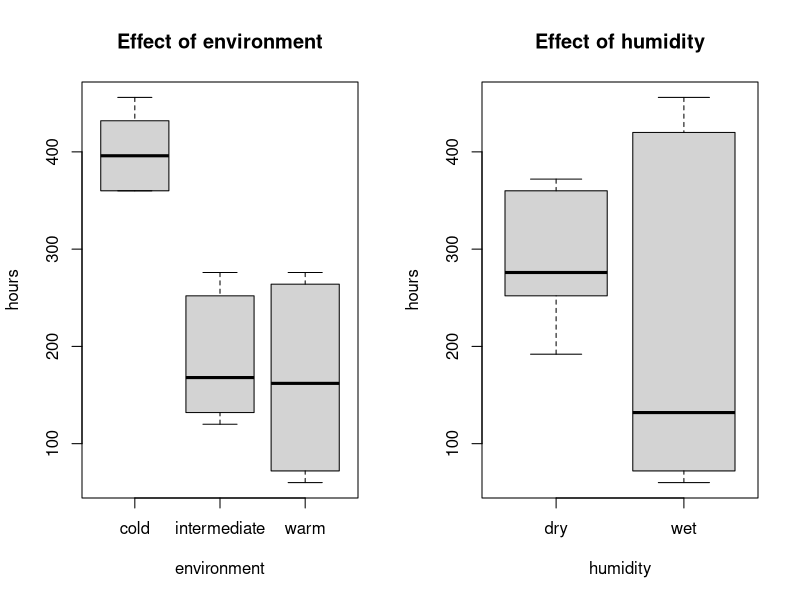
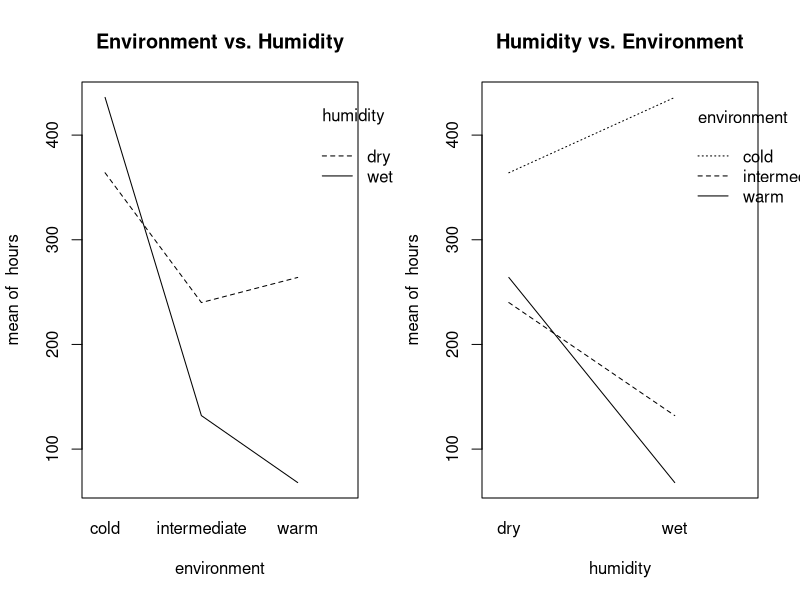
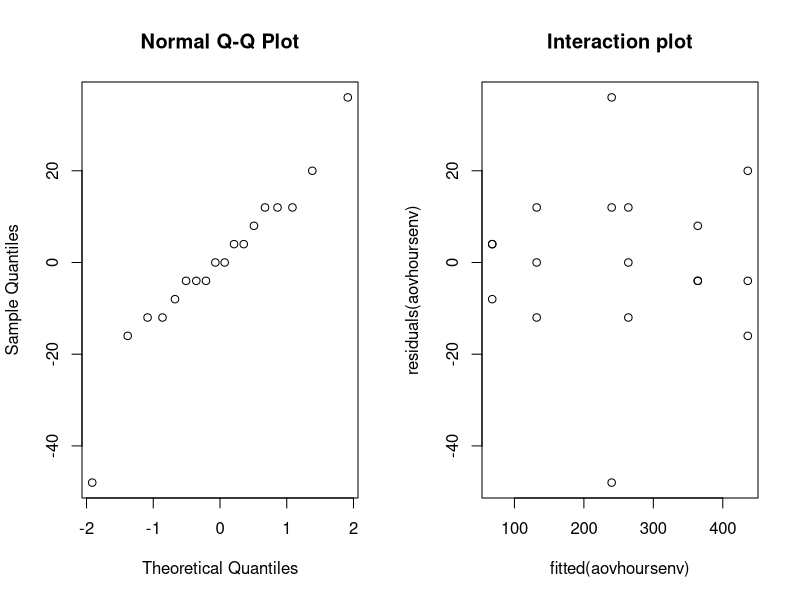
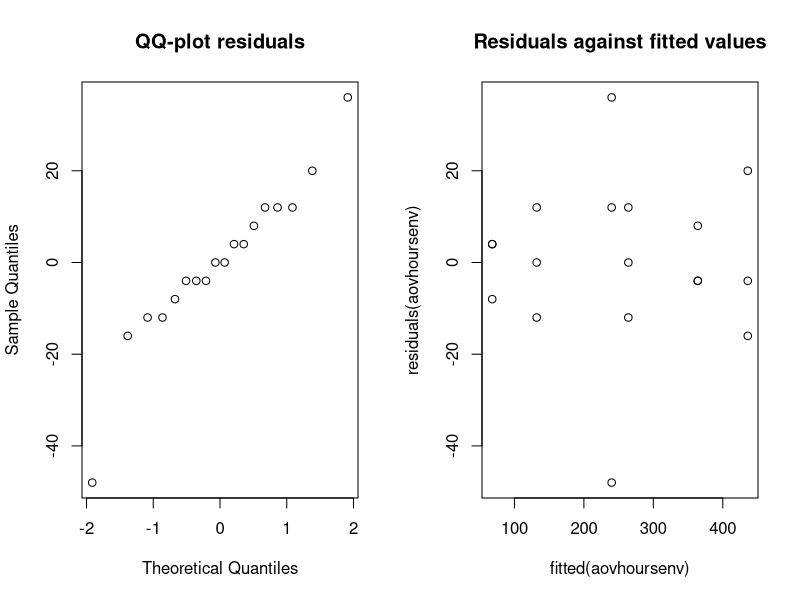
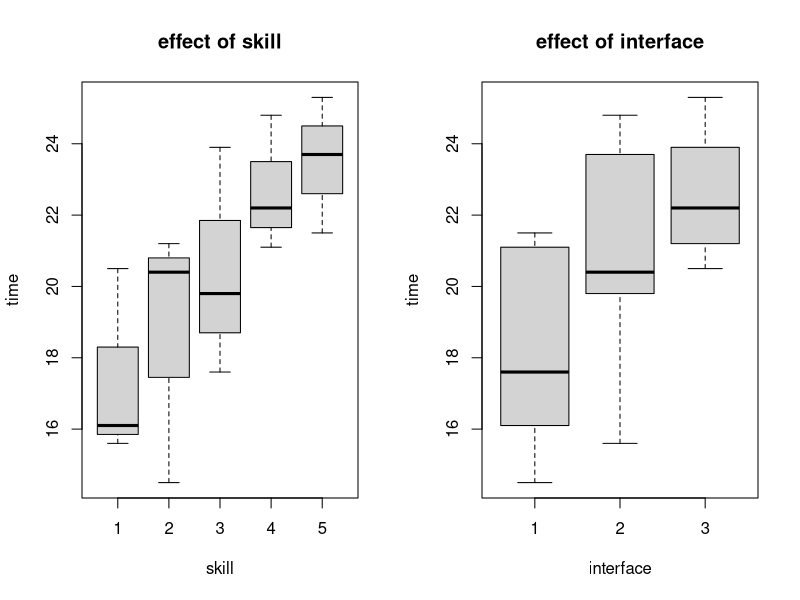
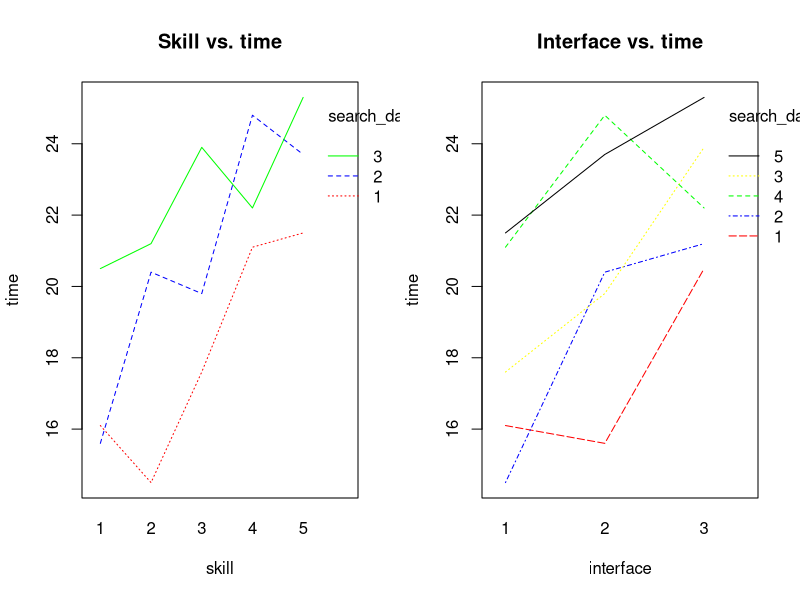
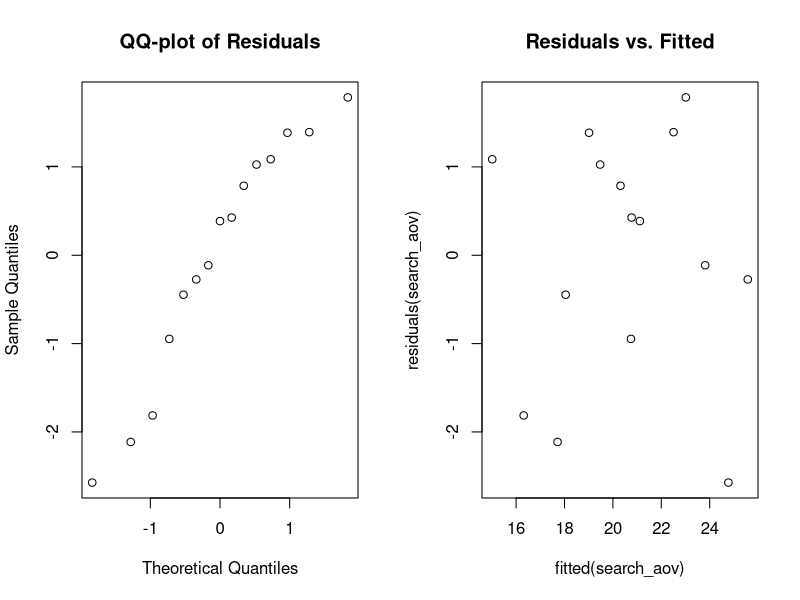
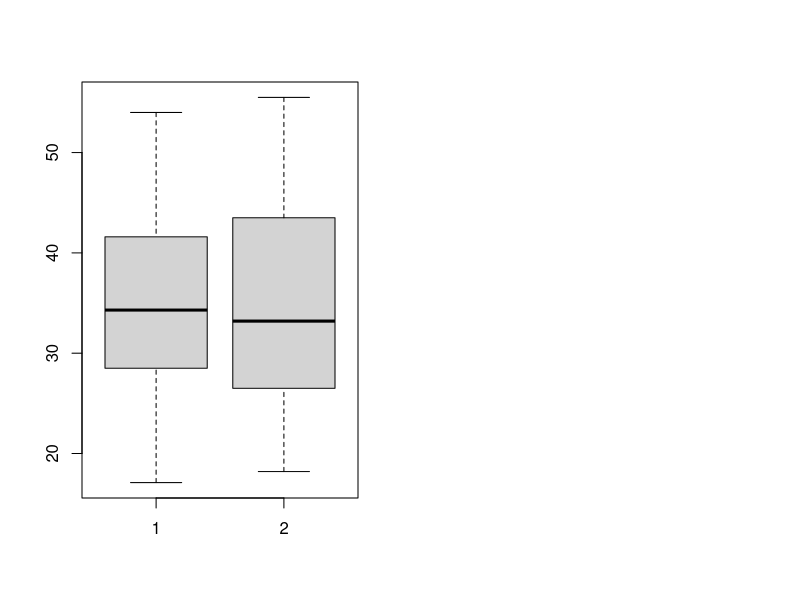

Write R code to recreate these figures, in order.
## ---- chunk 1
knitr::opts_chunk$set(echo = TRUE)
## ---- chunk 2
library("car")
bread = read.table(file="bread.txt", header=TRUE, sep=" ")
attach(bread)
## ---- chunk 3
env=3; hum=2; N=3
rbind(rep(1:env,each=N*hum),rep(1:hum,N*env),sample(1:(N*env*hum)))
## ---- chunk 4
par(mfrow=c(1,2))
boxplot(hours~environment, main = "Effect of environment")
boxplot(hours~humidity, main = "Effect of humidity")
## ---- chunk 5
par(mfrow=c(1,2))
interaction.plot(environment,humidity,hours, main="Environment vs. Humidity")
interaction.plot(humidity,environment,hours, main="Humidity vs. Environment")
## ---- chunk 6
aovhoursenv=lm(hours~environment*humidity)
anova_hours = anova(aovhoursenv)
anova_hours
summary(anova_hours)
## ---- chunk 7
par(mfrow=c(1,2))
qqnorm(residuals(aovhoursenv))
plot(fitted(aovhoursenv),residuals(aovhoursenv), main='Interaction plot')
## ---- chunk 8
par(mfrow=c(1,2))
qqnorm(residuals(aovhoursenv),main = "QQ-plot residuals"); 
plot(fitted(aovhoursenv),residuals(aovhoursenv), main = "Residuals against fitted values")
## ---- chunk 9
shapiro.test(residuals(aovhoursenv))
## ---- chunk 10
I=3;B=5;N=1
for(i in 1:B) print(sample(1:(N*I)))
## ---- chunk 11
search_data = read.delim("search.txt", header=T, sep="")
par(mfrow=c(1,2))
boxplot(time~skill, main="effect of skill", data=search_data)
boxplot(time~interface, main="effect of interface", data=search_data)
## ---- chunk 12
par(mfrow=c(1,2))
interaction.plot(search_data$skill, search_data$interface, search_data$time, col = c('red', 'blue', 'green'), main = "Skill vs. time" ,xlab="skill" ,ylab="time")
interaction.plot(search_data$interface, search_data$skill, search_data$time, col = c('red', 'blue', 'yellow', 'green', 'black'), main = "Interface vs. time", xlab="interface", ylab="time")
## ---- chunk 13
factor_skills = factor(search_data$skill)
factor_interface = factor(search_data$interface)
search_aov = lm(time~factor_interface + factor_skills, data = search_data)
anova(search_aov)
## ---- chunk 14
summary(search_aov)
## ---- chunk 15
cat("The smallest time is equal with:", mean(search_data$time[search_data$interface == 1]) + mean(search_data$time[search_data$interface == 1]) - mean(search_data$time[search_data$skill == 1]))
## ---- chunk 16
par(mfrow=c(1,2));qqnorm(residuals(search_aov), main="QQ-plot of Residuals");plot(fitted(search_aov),residuals(search_aov), main="Residuals vs. Fitted")
## ---- chunk 17
shapiro.test(residuals(search_aov))
## ---- chunk 18
friedman.test(search_data$time, search_data$interface, search_data$skill, data=search_data)
## ---- chunk 19
search_one_aov = lm(time~interface, data=search_data)
print(anova(search_one_aov), signif.stars=F)
## ---- chunk 20
cow = read.table('cow.txt', header=T); cow$id= factor(cow$id); cow$per = factor(cow$per)
boxplot(cow$milk[cow$treatment == "A"], cow$milk[cow$treatment == "B"])
## ---- chunk 21
cowlm = lm(milk ~ id + per + treatment, data = cow)
anova(cowlm)
## ---- chunk 22
par(mfrow=c(1,2))
plot(cowlm, 1)
plot(cowlm, 2)
## ---- chunk 23
library(lme4)
cowlmer = lmer(milk ~ per + treatment + (1|id), data = cow, REML = FALSE)
cowlmer1 = lmer(milk ~ per + (1|id), data = cow, REML = FALSE)
anova(cowlmer1, cowlmer)
## ---- chunk 24
attach(cow)
t.test(milk[treatment=="A"], milk[treatment=="B"],paired=TRUE)
## ---- chunk 25
austen=read.table("austen.txt",header=TRUE)
austendata=data.frame(austen$Sense, austen$Emma, austen$Sand1)
attach(austendata)
## ---- chunk 26
consistency=chisq.test(austendata)
consistency
## ---- chunk 27
residuals(consistency)
## ---- chunk 28
admirer=chisq.test(austen)
admirer
## ---- chunk 29
residuals(chisq.test(austen))
## ---- chunk 30
ex = read.table(file="expensescrime.txt", header=T)
attach(ex);par(mfrow=c(2,3))
hist(expend); hist(bad); hist(crime)
hist(lawyers); hist(employ); hist(pop)
## ---- chunk 31
plot(ex[,c(2:7)]);round(cor(ex[2:7]),2)
## ---- chunk 32
library(car)
## ---- chunk 33
exlm1 = lm(expend~bad+crime+lawyers+employ+pop, data=ex);vif(exlm1)
exlm2 = lm(expend~crime+lawyers+employ+pop, data=ex); vif(exlm2)
exlm3 = lm(expend~crime+employ+pop, data=ex); vif(exlm3)
exlm4 = lm(expend~crime+pop, data=ex); vif(exlm4)
## ---- chunk 34
plot(cooks.distance(exlm1),type="b")
round(cooks.distance(exlm1),2)
## ---- chunk 35
summary(lm(expend~bad,data=ex))[[8]]
summary(lm(expend~crime,data=ex))[[8]]
summary(lm(expend~lawyers,data=ex))[[8]]
summary(lm(expend~employ,data=ex))[[8]]
summary(lm(expend~pop,data=ex))[[8]]
## ---- chunk 36
summary(lm(expend~employ+bad,data=ex))[[8]]
summary(lm(expend~employ+crime,data=ex))[[8]]
summary(lm(expend~employ+pop,data=ex))[[8]]
summary(lm(expend~employ+lawyers,data=ex))[[8]]
## ---- chunk 37
summary(lm(expend~employ+lawyers+bad,data=ex))[[8]]
summary(lm(expend~employ+lawyers+crime,data=ex))[[8]]
summary(lm(expend~employ+lawyers+pop,data=ex))[[8]]
## ---- chunk 38
summary(lm(expend~bad+crime+lawyers+employ+pop,data=ex))[[8]]
summary(lm(expend~bad+lawyers+employ+pop,data=ex))[[8]]
summary(lm(expend~bad+lawyers+employ,data=ex))[[8]]
summary(lm(expend~lawyers+employ,data=ex))[[8]]
## ---- chunk 39
exlm=lm(expend~employ+lawyers,data=ex)
par(mfrow=c(2,3))
plot(residuals(exlm),employ,xlab="Residuals",main="Residuals vs. Employ")
plot(residuals(exlm),lawyers,xlab="Residuals",main="Residuals vs. Lawyers")
plot(residuals(exlm),bad,xlab="Residuals",main="Residuals vs. Bad")
plot(residuals(exlm),crime,xlab="Residuals",main="Residuals vs. Crime")
plot(residuals(exlm),pop,xlab="Residuals",main="Residuals vs. Pop")
qqnorm(residuals(exlm))
## ---- chunk 40
x1=residuals(lm(lawyers~crime+employ+pop+bad))
y1=residuals(lm(expend~bad+crime+employ+pop))
x2=residuals(lm(employ~lawyers+crime+pop+bad)) 
y2=residuals(lm(expend~bad+lawyers+crime+pop)) 
par(mfrow=c(1,2))
plot(x1,y1,main="Added variable plot for lawyers", xlab="Residual of lawyers", ylab="Residual of expend", cex=0.7)
plot(x2,y2,main="Added variable plot for employ", xlab="Residual of employ", ylab="Residual of expend", cex=0.7)
## ---- chunk 41
shapiro.test(residuals(exlm))
## ---- chunk 42
plot(residuals(exlm),fitted(exlm))
